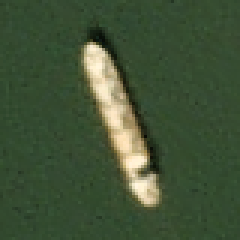
#> input picture test_eval/1__20161102_202001_0c75__-122.33546468872845_37.756683756597916.png, 80 x 80 px (shown 3 times larger); its folder holds only this picture in this run
$ python generate_gui_preview.py
#> lines starting #> are read from the running program, lines starting #| are printed output that depends on the picture
import os
import glob
import numpy as np
import matplotlib.pyplot as plt
import matplotlib.gridspec as gridspec
from PIL import Image

os.makedirs('assets', exist_ok=True)

# Crear figura de alta definicion (16:9 aspecto, estilo dark dashboard aeroespacial purpurizado/azulado UMNG)
fig = plt.figure(figsize=(16, 9.8), facecolor='#07040f')
gs = gridspec.GridSpec(4, 4, figure=fig, height_ratios=[1.2, 0.45, 1.9, 2.6], hspace=0.32, wspace=0.22)

# 1. Encabezado Hero Header (Fila 0, Columna 0 a 3)
ax_header = fig.add_subplot(gs[0, :])
ax_header.set_facecolor('#120b2a')
ax_header.set_xticks([])
ax_header.set_yticks([])
for spine in ax_header.spines.values():
    spine.set_edgecolor('#a855f7')
    spine.set_linewidth(1.4)

# Colocar logo UMNG en el header
if os.path.exists('assets/logo_umng.png'):
    logo = Image.open('assets/logo_umng.png').convert('RGBA')
    logo.thumbnail((110, 110))
    fig.figimage(logo, xo=60, yo=fig.bbox.height - 110, zorder=10)

ax_header.text(0.11, 0.80, "UNIVERSIDAD MILITAR NUEVA GRANADA • FACULTAD DE INGENIERÍA • PROGRAMA DE INGENIERÍA MECATRÓNICA",
               color='#f8b133', fontsize=11, fontweight='bold', transform=ax_header.transAxes)
ax_header.text(0.11, 0.45, "SISTEMA DE INSPECCIÓN MARÍTIMA EMBARCADO EN UAV (PUERTO DE ROTTERDAM)",
               color='#00f0ff', fontsize=16, fontweight='bold', transform=ax_header.transAxes)
ax_header.text(0.11, 0.16, "● EN LÍNEA  |  MODELO: UAVShipNet (PyTorch 599k params)  |  UMBRAL ESTÁNDAR: θ = 0.50  |  ABET N5 (500 / 500 PTS)",
               color='#34d399', fontsize=9.5, fontweight='bold', fontfamily='monospace', transform=ax_header.transAxes)

# 2. Cinta de Telemetría de Misión UAV (Fila 1, Columna 0 a 3)
ax_ribbon = fig.add_subplot(gs[1, :])
ax_ribbon.set_facecolor('#0d0822')
ax_ribbon.set_xticks([])
ax_ribbon.set_yticks([])
for spine in ax_ribbon.spines.values():
    spine.set_edgecolor('#6366f1')
    spine.set_linewidth(0.9)
    spine.set_linestyle('--')

telemetry_str = "[COORD: 51°55'18\"N, 4°29'42\"E ROTTERDAM]  |  [UAV: AeroQuad-UMNG Mk.IV]  |  [ALT: 120m AGL (PlanetScope 3m GSD)]  |  [BAT: 94%]  |  [LINK: 99.8%]  |  [AI: JETSON ORIN 1.1 ms]"
ax_ribbon.text(0.5, 0.35, telemetry_str, color='#e0e7ff', fontsize=9, fontweight='bold', fontfamily='monospace', ha='center', transform=ax_ribbon.transAxes)

# 3. Tarjetas de Telemetría KPIs (Fila 2, Cuadrícula de 4 bloques MFD)
kpis = [
    ("ACCURACY GLOBAL", "99.50%", "CUMPLE ABET N5 (≥98.0%)", "#10b981"),
    ("PRECISIÓN (PRECISION)", "99.00%", "TP/(TP+FP) - Falsa Alarma: 1", "#00f0ff"),
    ("SENSIBILIDAD (RECALL)", "100.00%", "TP/(TP+FN) - Barcos Omitidos: 0", "#f8b133"),
    ("F1-SCORE ARMÓNICO", "99.50%", "Media Armónica P y R", "#c084fc")
]

for idx, (label, val, sub, col) in enumerate(kpis):
    ax_kpi = fig.add_subplot(gs[2, idx])
    ax_kpi.set_facecolor('#120b2a')
    ax_kpi.set_xticks([])
    ax_kpi.set_yticks([])
    for spine in ax_kpi.spines.values():
        spine.set_edgecolor(col)
        spine.set_linewidth(1.8)

    ax_kpi.text(0.5, 0.78, label, color='#a5b4fc', fontsize=9.5, fontweight='bold', ha='center', transform=ax_kpi.transAxes)
    ax_kpi.text(0.5, 0.40, val, color=col, fontsize=24, fontweight='bold', fontfamily='monospace', ha='center', transform=ax_kpi.transAxes)
    ax_kpi.text(0.5, 0.14, sub, color='#cbd5e1', fontsize=8.2, fontweight='600', ha='center', transform=ax_kpi.transAxes)

# 4. Sección Inferior: Matriz de Confusión + Radar + Analizador Multiespectral (Fila 3)
# Subplot 3, Columna 0: Radar Scope Táctico
ax_radar = fig.add_subplot(gs[3, 0])
ax_radar.set_facecolor('#0a0618')
ax_radar.set_xticks([])
ax_radar.set_yticks([])
for spine in ax_radar.spines.values():
    spine.set_edgecolor('#a855f7')
    spine.set_linewidth(1.2)

# Dibujar circulos concentricos de radar
theta = np.linspace(0, 2*np.pi, 200)
for r in [0.3, 0.6, 0.9]:
    ax_radar.plot(0.5 + r*0.45*np.cos(theta), 0.5 + r*0.45*np.sin(theta), color='#a855f7', alpha=0.35, linestyle=':')
ax_radar.plot([0.5, 0.5], [0.05, 0.95], color='#818cf8', alpha=0.3)
ax_radar.plot([0.05, 0.95], [0.5, 0.5], color='#818cf8', alpha=0.3)

# Haz de barrido y blancos
sweep_angle = np.pi / 4
ax_radar.plot([0.5, 0.5 + 0.45*np.cos(sweep_angle)], [0.5, 0.5 + 0.45*np.sin(sweep_angle)], color='#00f0ff', linewidth=2.5, alpha=0.9)
# Blips de barcos detectados
ax_radar.scatter([0.62, 0.38, 0.70], [0.65, 0.35, 0.42], color='#10b981', s=60, zorder=5)
ax_radar.scatter([0.5], [0.5], color='#c084fc', s=40, zorder=6)
ax_radar.text(0.5, 0.04, "RADAR AIS 360° (3 BLIPS LOCK)", color='#00f0ff', fontsize=8.5, fontweight='bold', fontfamily='monospace', ha='center', transform=ax_radar.transAxes)
ax_radar.text(0.5, 0.92, "CONSOLA TÁCTICA HUD", color='#f8b133', fontsize=9, fontweight='bold', ha='center', transform=ax_radar.transAxes)

# Subplot 3, Columna 1: Matriz de Confusión
ax_cm = fig.add_subplot(gs[3, 1])
ax_cm.set_facecolor('#0a0618')
cm_data = np.array([[99, 1], [0, 100]])
ax_cm.matshow(cm_data, cmap='Purples', alpha=0.90)
for i in range(2):
    for j in range(2):
        ax_cm.text(j, i, f"{cm_data[i, j]}", ha='center', va='center', color='white', fontsize=16, fontweight='bold')

ax_cm.set_xticks([0, 1])
ax_cm.set_yticks([0, 1])
ax_cm.set_xticklabels(['No Barco (0)', 'Barco (1)'], color='#e0e7ff', fontsize=8.5, fontweight='bold')
ax_cm.set_yticklabels(['No Barco (0)', 'Barco (1)'], color='#e0e7ff', fontsize=8.5, fontweight='bold')
ax_cm.tick_params(colors='#a5b4fc', top=False, bottom=True, labeltop=False, labelbottom=True)
ax_cm.set_xlabel('Predicción UAVShipNet', color='#00f0ff', fontweight='bold', fontsize=8.5)
ax_cm.set_ylabel('Ground Truth (Real)', color='#00f0ff', fontweight='bold', fontsize=8.5)
ax_cm.set_title('MATRIZ DE CONFUSIÓN TEST CIEGO', color='#c084fc', fontsize=9.5, fontweight='bold', pad=8)
for spine in ax_cm.spines.values():
    spine.set_edgecolor('#a855f7')
    spine.set_linewidth(1.2)

# Subplot 3, Columnas 2 y 3: Analizador Multiespectral (4 Vistas: RGB, CIR, Sobel, Heatmap)
ax_multi = fig.add_subplot(gs[3, 2:])
ax_multi.set_facecolor('#120b2a')
ax_multi.set_xticks([])
ax_multi.set_yticks([])
for spine in ax_multi.spines.values():
    spine.set_edgecolor('#a855f7')
    spine.set_linewidth(1.4)
ax_multi.set_title('ANALIZADOR MULTIESPECTRAL (RGB • INFRARROJO CIR • SOBEL • HEATMAP)', color='#00f0ff', fontsize=9.5, fontweight='bold', pad=8)

sub_gs = gridspec.GridSpecFromSubplotSpec(1, 4, subplot_spec=gs[3, 2:], wspace=0.18)

sample_ship_file = sorted(glob.glob('test_eval/1__*.png'))[0]
raw_img = Image.open(sample_ship_file).convert('RGB')
#> raw_img is the input picture: PIL image 80x80 RGB; mean R, G, B 65.1, 82.7, 55.1
arr = np.array(raw_img)
gray = (0.2989 * arr[:,:,0] + 0.5870 * arr[:,:,1] + 0.1140 * arr[:,:,2]).astype(np.float32)

# Sobel
gx = np.zeros_like(gray)
gy = np.zeros_like(gray)
gx[1:-1, 1:-1] = (gray[:-2, 2:] + 2*gray[1:-1, 2:] + gray[2:, 2:]) - (gray[:-2, :-2] + 2*gray[1:-1, :-2] + gray[2:, :-2])
gy[1:-1, 1:-1] = (gray[2:, :-2] + 2*gray[2:, 1:-1] + gray[2:, 2:]) - (gray[:-2, :-2] + 2*gray[:-2, 1:-1] + gray[:-2, 2:])
sobel = np.hypot(gx, gy)
sobel = (sobel / sobel.max() * 255.0).astype(np.uint8) if sobel.max() > 0 else sobel

# False Color IR
r, g, b = arr[:,:,0].astype(float), arr[:,:,1].astype(float), arr[:,:,2].astype(float)
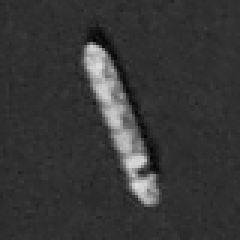
#> b: shape (80, 80) float64 (shown 3 times larger); min 4, max 224, mean 55.1
nir_sim = np.clip(1.4 * r - 0.4 * b + 25, 0, 255).astype(np.uint8)
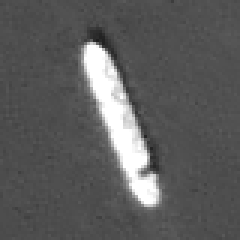
#> nir_sim: shape (80, 80) (shown 3 times larger); min 31, max 255, mean 92.5
cir_arr = np.stack([nir_sim, arr[:,:,0], arr[:,:,1]], axis=-1)
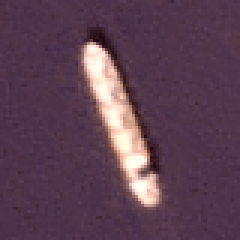
#> cir_arr: shape (80, 80, 3) (shown 3 times larger); mean R, G, B 92.5, 65.1, 82.7

# Heatmap
cmap = plt.get_cmap('turbo')
h, w = gray.shape
#> h = 80; w = 80
y, x = np.ogrid[:h, :w]
#> y = 80 values from 0 to 79
center_weight = np.exp(-((x - w/2)**2 + (y - h/2)**2) / (2 * (w/2.8)**2))
saliency = np.abs(gray - np.mean(gray)) * center_weight
saliency = saliency / saliency.max() if saliency.max() > 0 else saliency
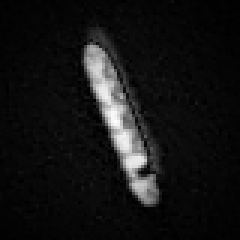
#> saliency: shape (80, 80) float64 (shown 3 times larger); min 0.000164, max 1, mean 0.0817
heatmap_colored = (cmap(saliency)[:, :, :3] * 255).astype(np.uint8)
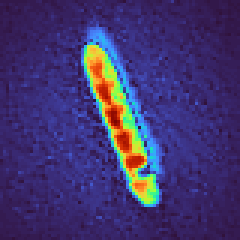
#> heatmap_colored: shape (80, 80, 3) (shown 3 times larger); mean of channels 0, 1, 2 65.7, 53.3, 111; drawn as R, G, B
blended = (0.55 * heatmap_colored + 0.45 * arr).astype(np.uint8)
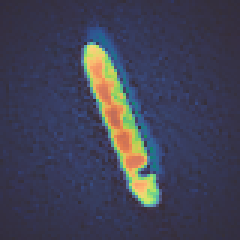
#> blended: shape (80, 80, 3) (shown 3 times larger); mean of channels 0, 1, 2 65, 66.1, 85.4; drawn as R, G, B

views = [
    (raw_img, "1. RGB Nativo", "#38bdf8"),
    (Image.fromarray(cir_arr), "2. Infrarrojo CIR", "#f8b133"),
    (Image.fromarray(sobel), "3. Sobel (Bordes)", "#10b981"),
    (Image.fromarray(blended), "4. Heatmap Turbo", "#c084fc")
]

for idx, (img_view, title_view, col_view) in enumerate(views):
    sub_ax = fig.add_subplot(sub_gs[0, idx])
    sub_ax.set_facecolor('#0a0618')
    sub_ax.imshow(img_view)
    sub_ax.set_title(title_view, color=col_view, fontsize=7.8, fontweight='bold', pad=3)
    sub_ax.set_xticks([])
    sub_ax.set_yticks([])
    for spine in sub_ax.spines.values():
        spine.set_edgecolor(col_view)
        spine.set_linewidth(1.8)
#> this loop made 4 passes
#> (title_view, col_view) on passes 1 to 4: ('1. RGB Nativo', '#38bdf8'), ('2. Infrarrojo CIR', '#f8b133'), ('3. Sobel (Bordes)', '#10b981'), ('4. Heatmap Turbo', '#c084fc')

output_path = 'assets/gui_interface_preview.png'
plt.savefig(output_path, dpi=200, facecolor=fig.get_facecolor(), edgecolor='none', bbox_inches='tight')
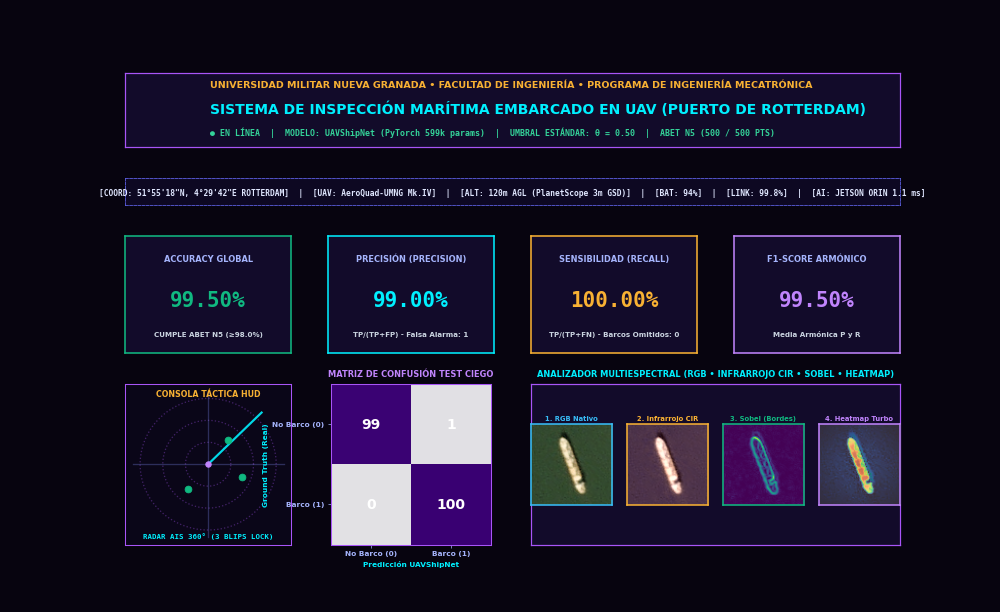
#> figure drawn by matplotlib, 6 panels
plt.close()
#> (the run stopped early here; a loop or call above may not have finished)

$ run again, on test_eval/1__20161103_195523_0c27__-122.34756726443855_37.735876941908074.png
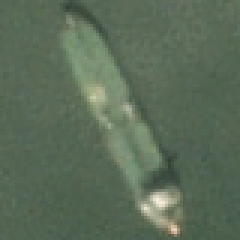
#> input picture test_eval/1__20161103_195523_0c27__-122.34756726443855_37.735876941908074.png, 80 x 80 px (shown 3 times larger)
#> raw_img is the input picture: PIL image 80x80 RGB; mean R, G, B 91.5, 107.7, 88.6
#> `heatmap_colored = (cmap(saliency)[:, :, :3] * 255).astype(np.uint8)`:
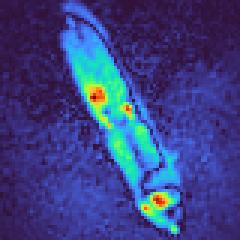
#> heatmap_colored: shape (80, 80, 3) (shown 3 times larger); mean of channels 0, 1, 2 59, 66.5, 130.7; drawn as R, G, B
#> `blended = (0.55 * heatmap_colored + 0.45 * arr).astype(np.uint8)`:
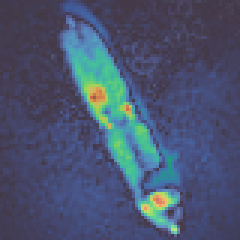
#> blended: shape (80, 80, 3) (shown 3 times larger); mean of channels 0, 1, 2 73.2, 84.6, 111.3; drawn as R, G, B
#> the loop `for idx, (img_view, title_view, col_view) in enumerate(views):` made 4 passes
#> (title_view, col_view) on passes 1 to 4: ('1. RGB Nativo', '#38bdf8'), ('2. Infrarrojo CIR', '#f8b133'), ('3. Sobel (Bordes)', '#10b981'), ('4. Heatmap Turbo', '#c084fc')
